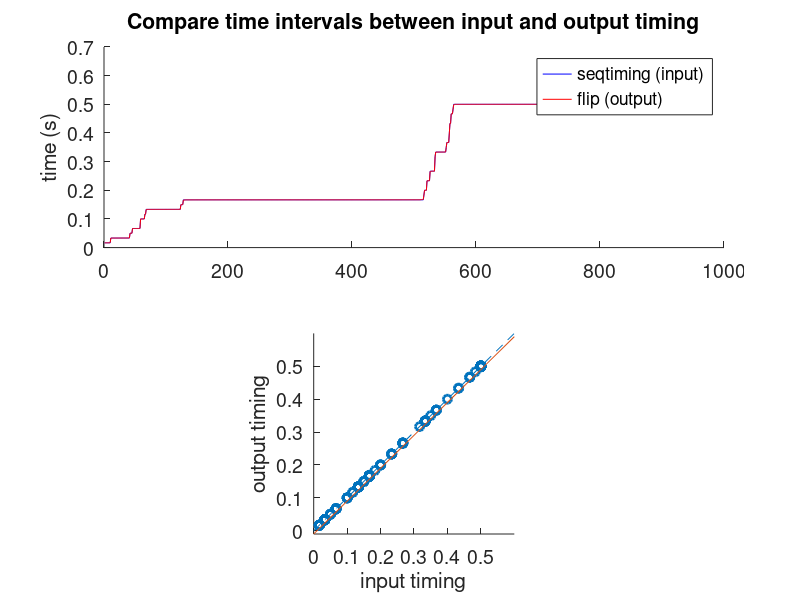

This figure's MATLAB source: (Note: a time limit stopped this script after it produced the figure.)
load('20160203T113847.mat');

%%

figure(1); clf
subplot(2,1,1)
plot(sort(diff(stimulus.seqtiming)), 'b')
hold on
plot(sort(diff(response.flip)), 'r')
legend('seqtiming (input)', 'flip (output)', 'location', 'best'), box off
ylabel('time (s)'), title('Compare time intervals between input and output timing'), set(gca, 'fontsize', 14)

subplot(2,1,2)
scatter(diff(stimulus.seqtiming), diff(response.flip), 'ko', 'linewidth', 2);
axis tight square;
hold on
plot([0 .6], [0 .6], '--', [0 .6], [0 .6]-.010)
xlabel('input timing'), ylabel('output timing'), set(gca, 'fontsize', 14)

%% Look at timing accuracy in different temporal profiles

blank = mode(stimulus.seq);
[C,ia,ic] = unique(stimulus.seq);

onsetIdx = ia(1:end-1);

figure(2)
for ii = 1:length(onsetIdx)
    subplot(6,8,ii)
    
    trialStart = onsetIdx(ii);
    trialEnd   = find(stimulus.seqtiming > stimulus.seqtiming(trialStart)+1, 1);
    theseIndices = trialStart:trialEnd;
    
    t0 = stimulus.seqtiming(theseIndices)-stimulus.seqtiming(theseIndices(1));
    t1 = response.flip(theseIndices)-response.flip(theseIndices(1));
    stims  = double(stimulus.seq(theseIndices)<blank);
    
    t = 0:.001:.8;
    stims0 = interp1(t0,stims,t, 'previous');
    stims1 = interp1(t1,stims,t, 'previous');
    
    
    plot(t,stims0, t, stims1)
    if ii == 1
        titleTxt = sprintf('Trial %d', ii); title(titleTxt),
        legend('input', 'output')
    else
        title(ii)
    end
    box off, set(gca, 'yticklabel', '')
end
